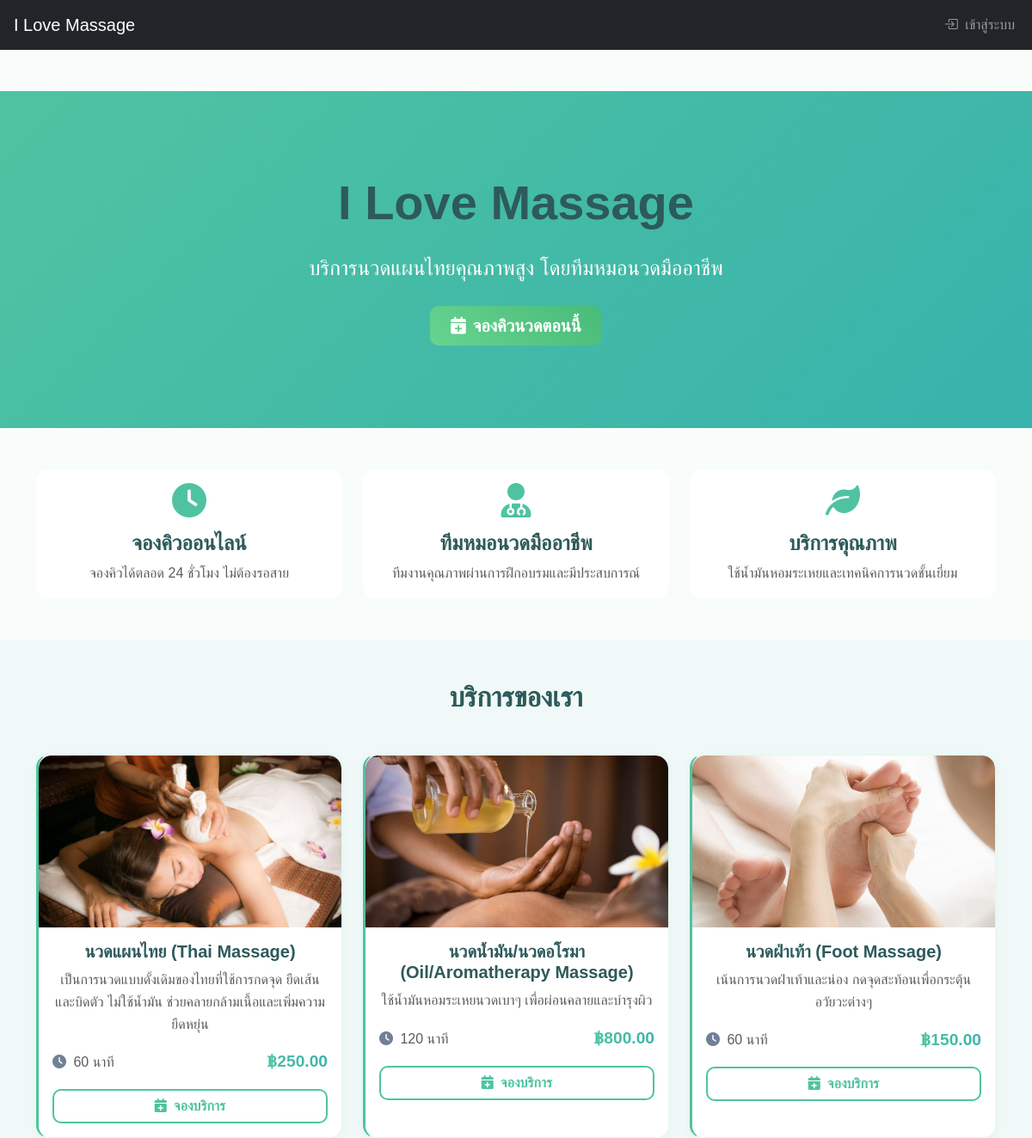
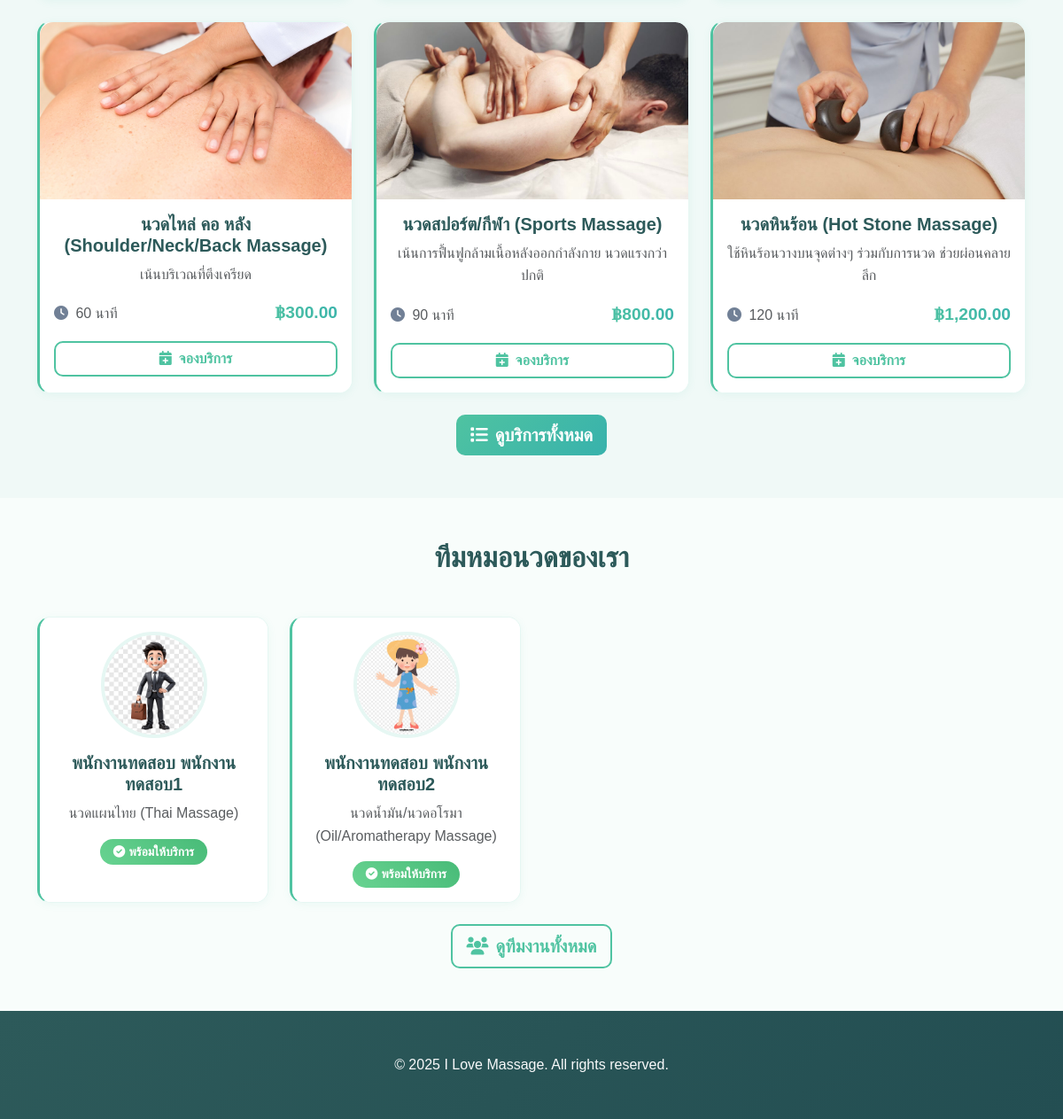
The app's page /admin/index.php with its own data (2 pictures, top to bottom).
### tables this page shows
CREATE TABLE `massage_types` (
  `massage_type_id` int(11) NOT NULL,
  `name` varchar(100) NOT NULL,
  `description` text DEFAULT NULL,
  `duration_minutes` int(11) NOT NULL,
  `price` decimal(10,2) NOT NULL,
  `image_url` varchar(255) DEFAULT NULL,
  `is_active` tinyint(1) DEFAULT 1,
  `created_at` timestamp NOT NULL DEFAULT current_timestamp(),
  `updated_at` timestamp NOT NULL DEFAULT current_timestamp() ON UPDATE current_timestamp()
);

CREATE TABLE `therapists` (
  `therapist_id` int(11) NOT NULL,
  `full_name` varchar(100) NOT NULL,
  `phone` varchar(20) DEFAULT NULL,
  `specialization` text DEFAULT NULL,
  `image_url` varchar(255) DEFAULT NULL,
  `is_available` tinyint(1) DEFAULT 1,
  `created_at` timestamp NOT NULL DEFAULT current_timestamp(),
  `updated_at` timestamp NOT NULL DEFAULT current_timestamp() ON UPDATE current_timestamp()
);

### admin/index.php (the view, shortened to what this page needs)
<?php
require_once '../config/database.php';
$services_image_path = '../uploads/services/';
$profile_image_path = '../uploads/profile/';
$massageTypes = [];
$sql = "SELECT * FROM massage_types WHERE is_active = TRUE LIMIT 6";
$result = $conn->query($sql);
if ($result->num_rows > 0) {
    while ($row = $result->fetch_assoc()) {
        $massageTypes[] = $row;
    }
}
$therapists = [];
$sql = "SELECT * FROM therapists WHERE is_available = TRUE LIMIT 4";
$result = $conn->query($sql);
if ($result->num_rows > 0) {
    while ($row = $result->fetch_assoc()) {
        $therapists[] = $row;
    }
}
?>
<!DOCTYPE html>
<html lang="th">
<head>
    <link href="https://cdn.jsdelivr.net/npm/bootstrap@5.3.2/dist/css/bootstrap.min.css" rel="stylesheet">
    <link href="https://cdn.jsdelivr.net/npm/bootstrap-icons@1.11.1/font/bootstrap-icons.css" rel="stylesheet">
    <link rel="stylesheet" href="https://cdnjs.cloudflare.com/ajax/libs/font-awesome/6.0.0/css/all.min.css">
</head>
<body>
   <nav class="navbar navbar-expand-lg navbar-dark bg-dark">
    <div class="container-fluid">
        <a class="navbar-brand" href="dashboard.php">
            <i class="bi bi-spa me-1"></i><span class="d-none d-md-inline">I Love Massage</span><span class="d-md-none">ILM</span>
        </a>
        <div class="collapse navbar-collapse" id="navbarNav">
            <ul class="navbar-nav">
                <?php if (isset($_SESSION['user_id']) && $_SESSION['role'] == 'admin'): ?>
                    <li class="nav-item dropdown">
                        <a class="nav-link dropdown-toggle" href="#" id="adminDropdown" role="button" data-bs-toggle="dropdown" aria-expanded="false">
                            <i class="bi bi-person-circle"></i>
                            <span class="d-none d-lg-inline ms-1"><?= htmlspecialchars($_SESSION['full_name'] ?? 'ผู้ดูแลระบบ') ?></span>
                        </a>
                        <ul class="dropdown-menu dropdown-menu-end" aria-labelledby="adminDropdown">
                            <li>
                                <a class="dropdown-item" href="profile.php">
                                    <i class="bi bi-person-circle me-2"></i>โปรไฟล์
                                </a>
                            </li>
                            <li><hr class="dropdown-divider"></li>
                            <li>
                                <a class="dropdown-item" href="../logout.php">
                                    <i class="bi bi-box-arrow-right me-2"></i>ออกจากระบบ
                                </a>
                            </li>
                        </ul>
                    </li>
                <?php else: ?>
                    <li class="nav-item">
                        <a class="nav-link" href="login.php">
                            <i class="bi bi-box-arrow-in-right"></i>
                            <span class="d-none d-lg-inline ms-1">เข้าสู่ระบบ</span>
                        </a>
                    </li>
                <?php endif; ?>
            </ul>
        </div>
    </div>
</nav>
    <section class="bg-primary text-white py-5 mt-5">
        <div class="container text-center py-5">
            <h1 class="display-4 fw-bold mb-4">I Love Massage</h1>
            <p class="lead fs-4 mb-4">บริการนวดแผนไทยคุณภาพสูง โดยทีมหมอนวดมืออาชีพ</p>
            <a href="booking.php" class="btn btn-warning btn-lg fw-bold px-4 py-2">
                <i class="fas fa-calendar-plus me-2"></i>จองคิวนวดตอนนี้
            </a>
        </div>
    </section>
    <section class="py-5">
        <div class="container">
            <div class="row g-4">
                <div class="col-md-4 text-center">
                    <div class="card border-0 h-100">
                        <div class="card-body">
                            <i class="fas fa-clock text-primary fs-1 mb-3"></i>
                            <h4 class="card-title">จองคิวออนไลน์</h4>
                            <p class="card-text text-muted">จองคิวได้ตลอด 24 ชั่วโมง ไม่ต้องรอสาย</p>
                        </div>
                    </div>
                </div>
                <div class="col-md-4 text-center">
                    <div class="card border-0 h-100">
                        <div class="card-body">
                            <i class="fas fa-user-md text-primary fs-1 mb-3"></i>
                            <h4 class="card-title">ทีมหมอนวดมืออาชีพ</h4>
                            <p class="card-text text-muted">ทีมงานคุณภาพผ่านการฝึกอบรมและมีประสบการณ์</p>
                        </div>
                    </div>
                </div>
                <div class="col-md-4 text-center">
                    <div class="card border-0 h-100">
                        <div class="card-body">
                            <i class="fas fa-leaf text-primary fs-1 mb-3"></i>
                            <h4 class="card-title">บริการคุณภาพ</h4>
                            <p class="card-text text-muted">ใช้น้ำมันหอมระเหยและเทคนิคการนวดชั้นเยี่ยม</p>
                        </div>
                    </div>
                </div>
            </div>
        </div>
    </section>
    <section class="py-5 bg-light">
        <div class="container">
            <h2 class="text-center mb-5 fw-bold text-dark">บริการของเรา</h2>
            <div class="row g-4">
                <?php foreach ($massageTypes as $service): ?>
                    <div class="col-lg-4 col-md-6">
                        <div class="card h-100 shadow-sm">
                            <?php if (!empty($service['image_url']) && file_exists($services_image_path . $service['image_url'])): ?>
                                <img src="<?= htmlspecialchars($services_image_path . $service['image_url']) ?>"
                                    alt="<?= htmlspecialchars($service['name']) ?>" class="service-image"
                                    onerror="this.onerror=null; this.parentElement.innerHTML='<div class=\'service-image placeholder-image\'><i class=\'fas fa-hands text-white fs-1\'></i></div>';">
                            <?php else: ?>
                                <div class="service-image placeholder-image">
                                    <i class="fas fa-hands text-white fs-1"></i>
                                </div>
                            <?php endif; ?>
                            <div class="card-body text-center">
                                <h5 class="card-title fw-bold"><?= htmlspecialchars($service['name']) ?></h5>
                                <p class="card-text text-muted"><?= htmlspecialchars($service['description']) ?></p>
                                <div class="d-flex justify-content-between align-items-center mt-3">
                                    <span class="text-muted">
                                        <i class="fas fa-clock me-1"></i>
                                        <?= htmlspecialchars($service['duration_minutes']) ?> นาที
                                    </span>
                                    <span class="text-primary fw-bold">
                                        ฿<?= number_format($service['price'], 2) ?>
                                    </span>
                                </div>
                                <a href="manage_services.php" class="btn btn-outline-primary mt-3 w-100">
                                    <i class="fas fa-calendar-plus me-2"></i>จองบริการ
                                </a>
                            </div>
                        </div>
                    </div>
                <?php endforeach; ?>
            </div>
            <div class="text-center mt-4">
                <a href="manage_services.php" class="btn btn-primary btn-lg">
                    <i class="fas fa-list me-2"></i>ดูบริการทั้งหมด
                </a>
            </div>
        </div>
    </section>
    <section class="py-5">
        <div class="container">
            <h2 class="text-center mb-5 fw-bold text-dark">ทีมหมอนวดของเรา</h2>
            <div class="row g-4">
                <?php foreach ($therapists as $therapist): ?>
                    <div class="col-lg-3 col-md-6">
                        <div class="card h-100 shadow-sm text-center">
                            <div class="card-body">
                                <div class="position-relative mb-3">
                                    <?php if (!empty($therapist['image_url']) && file_exists($profile_image_path . $therapist['image_url'])): ?>
                                        <img src="<?= htmlspecialchars($profile_image_path . $therapist['image_url']) ?>"
                                            alt="<?= htmlspecialchars($therapist['full_name']) ?>" class="therapist-avatar"
                                            onerror="this.onerror=null; this.parentElement.innerHTML='<div class=\'therapist-avatar bg-primary bg-opacity-10 d-inline-flex align-items-center justify-content-center\'><i class=\'fas fa-user-md text-primary fs-3\'></i></div>';">
                                    <?php endif; ?>
                                </div>
                                <h5 class="card-title fw-bold"><?= htmlspecialchars($therapist['full_name']) ?></h5>
                                <p class="card-text text-muted"><?= htmlspecialchars($therapist['specialization']) ?></p>
                                <span class="badge bg-success">
                                    <i class="fas fa-check-circle me-1"></i>พร้อมให้บริการ
                                </span>
                            </div>
                        </div>
                    </div>
                <?php endforeach; ?>
            </div>
            <div class="text-center mt-4">
                <a href="manage_therapists.php" class="btn btn-outline-primary btn-lg">
                    <i class="fas fa-users me-2"></i>ดูทีมงานทั้งหมด
                </a>
            </div>
        </div>
    </section>
    <footer class="bg-dark text-white py-5">
        <div class="text-center text-light">
            <p class="mb-0">&copy; 2025 I Love Massage. All rights reserved.</p>
        </div>
    </footer>
</body>
</html>

### admin/index.php (style rules this page uses)
body { font-family: 'Sarabun', sans-serif; line-height: 1.6; background-color: #f8fdfb; }
.bg-primary { background: linear-gradient(135deg, #4fc3a1 0%, #38b2ac 100%) !important; }
.card { transition: transform 0.3s ease, box-shadow 0.3s ease; border-radius: 15px; overflow: hidden; border: 1px solid #e6f7f3; }
.card.border-0 { background: #ffffff; }
.service-image { height: 200px; width: 100%; object-fit: cover; border-top-left-radius: 15px; border-top-right-radius: 15px; }
.therapist-avatar { width: 120px; height: 120px; border-radius: 50%; object-fit: cover; border: 4px solid #e6f7f3; }
.fas, .fab { transition: transform 0.3s ease; }
.fas.text-primary { color: #4fc3a1 !important; }
.btn { border-radius: 10px; font-weight: 600; transition: all 0.3s ease; border: none; }
.btn-warning { background: linear-gradient(45deg, #68d391, #48bb78); color: #ffffff; }
.btn-outline-primary { border: 2px solid #4fc3a1; color: #4fc3a1; background: transparent; }
.btn-primary { background: linear-gradient(135deg, #4fc3a1, #38b2ac); border: none; }
.badge { border-radius: 20px; padding: 8px 15px; font-size: 0.85em; }
.badge.bg-success { background: linear-gradient(45deg, #68d391, #48bb78) !important; }
footer { background: linear-gradient(135deg, #2d5a5a 0%, #234e52 100%) !important; }
.bg-light { background-color: #f0f9f7 !important; }
.text-primary { color: #4fc3a1 !important; }
h2.text-dark { color: #2d5a5a !important; }
.card-title { color: #2d5a5a; }
.shadow-sm { box-shadow: 0 2px 10px rgba(79, 195, 161, 0.08) !important; }
.text-primary.fw-bold { font-size: 1.2em; color: #4fc3a1 !important; }
.text-muted .fas { color: #718096; }
section { padding-top: 4rem; padding-bottom: 4rem; }
h1, h2, h3, h4, h5, h6 { font-weight: 700; color: #2d5a5a; }
.card-body { background: #ffffff; }
.text-primary.fw-bold { background: linear-gradient(45deg, #4fc3a1, #38b2ac); -webkit-background-clip: text; -webkit-text-fill-color: transparent; background-clip: text; }
.card.shadow-sm { border-left: 3px solid #4fc3a1; }

### records on screen
massage_types: image_url (picture), name "นวดแผนไทย (Thai Massage)", description "เป็นการนวดแบบดั้งเดิมของไทยที่ใช้การกดจุด ยืดเส้น และบิดตัว ไม่ใช้น้ำมัน ช่วยคลายกล้ามเนื้อและเพิ่มความยืดหยุ่น", duration_minutes "60", price "250.00"
massage_types: image_url (picture), name "นวดน้ำมัน/นวดอโรมา (Oil/Aromatherapy Massage)", description "ใช้น้ำมันหอมระเหยนวดเบาๆ เพื่อผ่อนคลายและบำรุงผิว", duration_minutes "120", price "800.00"
massage_types: image_url (picture), name "นวดฝ่าเท้า (Foot Massage)", description "เน้นการนวดฝ่าเท้าและน่อง กดจุดสะท้อนเพื่อกระตุ้นอวัยวะต่างๆ", duration_minutes "60", price "150.00"
massage_types: image_url (picture), name "นวดไหล่ คอ หลัง (Shoulder/Neck/Back Massage)", description "เน้นบริเวณที่ตึงเครียด", duration_minutes "60", price "300.00"
massage_types: image_url (picture), name "นวดสปอร์ต/กีฬา (Sports Massage)", description "เน้นการฟื้นฟูกล้ามเนื้อหลังออกกำลังกาย นวดแรงกว่าปกติ", duration_minutes "90", price "800.00"
massage_types: image_url (picture), name "นวดหินร้อน (Hot Stone Massage)", description "ใช้หินร้อนวางบนจุดต่างๆ ร่วมกับการนวด ช่วยผ่อนคลายลึก", duration_minutes "120", price "1,200.00"
therapists: image_url (picture), full_name "พนักงานทดสอบ พนักงานทดสอบ1", specialization "นวดแผนไทย (Thai Massage)"
therapists: image_url (picture), full_name "พนักงานทดสอบ พนักงานทดสอบ2", specialization "นวดน้ำมัน/นวดอโรมา (Oil/Aromatherapy Massage)"
